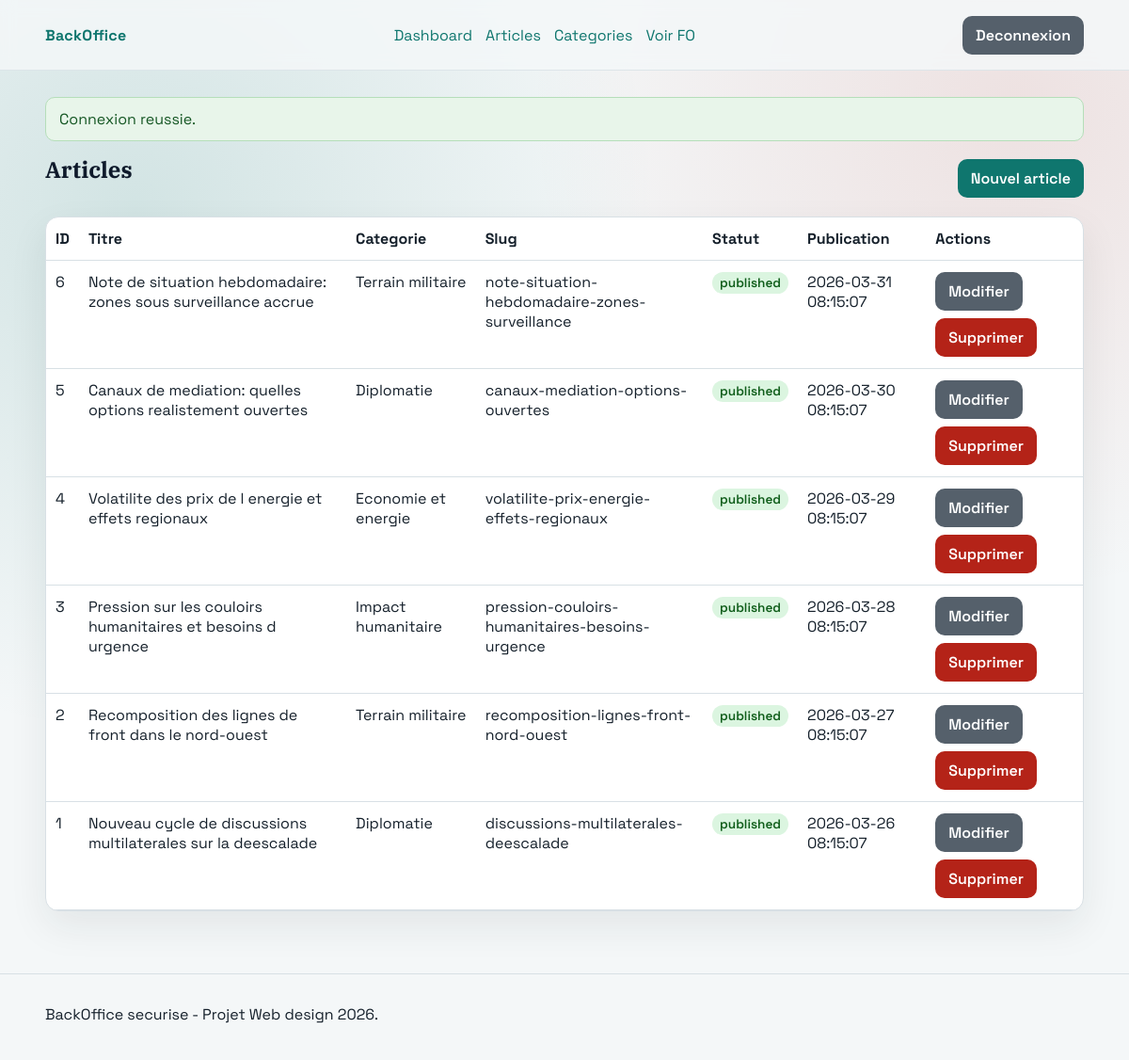
Screenshot of /admin/articles (signed in) with the database file from the repository.
### tables this page shows
CREATE TABLE IF NOT EXISTS articles (
    id INT UNSIGNED AUTO_INCREMENT PRIMARY KEY,
    category_id INT UNSIGNED NULL,
    title VARCHAR(220) NOT NULL,
    slug VARCHAR(220) NOT NULL UNIQUE,
    summary TEXT NOT NULL,
    content MEDIUMTEXT NOT NULL,
    image_path VARCHAR(255) NULL,
    meta_title VARCHAR(60) NOT NULL,
    meta_description VARCHAR(160) NOT NULL,
    status ENUM('draft', 'published') NOT NULL DEFAULT 'draft',
    published_at DATETIME NULL,
    created_at TIMESTAMP NOT NULL DEFAULT CURRENT_TIMESTAMP,
    updated_at TIMESTAMP NOT NULL DEFAULT CURRENT_TIMESTAMP ON UPDATE CURRENT_TIMESTAMP,
    CONSTRAINT fk_articles_category
        FOREIGN KEY (category_id)
        REFERENCES categories(id)
        ON DELETE SET NULL
        ON UPDATE CASCADE,
    INDEX idx_articles_slug (slug),
    INDEX idx_articles_status_published_at (status, published_at),
    INDEX idx_articles_category_id (category_id)
);

CREATE TABLE IF NOT EXISTS categories (
    id INT UNSIGNED AUTO_INCREMENT PRIMARY KEY,
    name VARCHAR(120) NOT NULL,
    slug VARCHAR(150) NOT NULL UNIQUE,
    description TEXT NULL,
    created_at TIMESTAMP NOT NULL DEFAULT CURRENT_TIMESTAMP,
    updated_at TIMESTAMP NOT NULL DEFAULT CURRENT_TIMESTAMP ON UPDATE CURRENT_TIMESTAMP
);

### app/Core/Request.php (called while the page is built, shortened)
<?php
final class Request
{
    public function method(): string
    {
        return strtoupper($_SERVER['REQUEST_METHOD'] ?? 'GET');
    }
}

### app/helpers.php (called while the page is built, shortened)
<?php
function app_config(string $key, mixed $default = null): mixed
{
    global $appConfig;
    $segments = explode('.', $key);
    $value = $appConfig;
    foreach ($segments as $segment) {
        $value = $value[$segment];
    }
    return $value;
}
function base_url(string $path = ''): string
{
    $base = rtrim((string) app_config('app.base_url', ''), '/');
    $normalized = '/' . ltrim($path, '/');
    return $base . ($path === '' ? '' : $normalized);
}
function e(mixed $value): string
{
    return htmlspecialchars((string) $value, ENT_QUOTES, 'UTF-8');
}
function render(string $view, array $data = []): void
{
    extract($data, EXTR_SKIP);
    require BASE_PATH . '/views/' . $view . '.php';
}

### app/Controllers/ArticleController.php (called while the page is built, shortened)
<?php
final class ArticleController
{
    private AuthService $auth;
    private ArticleRepository $articles;
    public function __construct()
    {
        $this->auth = new AuthService();
        $this->articles = new ArticleRepository();
    }
    public function index(Request $request, array $params): void
    {
        $this->auth->requireAuth();
        render('back/articles/index', [
            'user' => $this->auth->user(),
            'articles' => $this->articles->adminList(),
            'metaTitle' => 'Articles',
            'metaDescription' => 'Gestion des articles.',
        ]);
    }
}

### public/index.php (called while the page is built, shortened)
<?php
$appConfig = require BASE_PATH . '/config/config.php';
require BASE_PATH . '/app/helpers.php';
$router = new Router();
$router->get('/', [FrontController::class, 'home']);
$router->get('/articles', [FrontController::class, 'articles']);
$router->get('/article/{slug}', [FrontController::class, 'article']);
$router->get('/categorie/{slug}', [FrontController::class, 'category']);
$router->get('/robots.txt', [FrontController::class, 'robots']);
$router->get('/sitemap.xml', [FrontController::class, 'sitemap']);
$router->get('/admin/login', [AuthController::class, 'showLogin']);
$router->post('/admin/login', [AuthController::class, 'login']);
$router->post('/admin/logout', [AuthController::class, 'logout']);
$router->get('/admin', [AdminController::class, 'dashboard']);
$router->get('/admin/categories', [CategoryController::class, 'index']);
$router->get('/admin/categories/create', [CategoryController::class, 'create']);
$router->post('/admin/categories/create', [CategoryController::class, 'store']);
$router->get('/admin/categories/{id}/edit', [CategoryController::class, 'edit']);
$router->post('/admin/categories/{id}/edit', [CategoryController::class, 'update']);
$router->post('/admin/categories/{id}/delete', [CategoryController::class, 'delete']);
$router->get('/admin/articles', [ArticleController::class, 'index']);
$router->get('/admin/articles/create', [ArticleController::class, 'create']);
$router->post('/admin/articles/create', [ArticleController::class, 'store']);
$router->get('/admin/articles/{id}/edit', [ArticleController::class, 'edit']);
$router->post('/admin/articles/{id}/edit', [ArticleController::class, 'update']);
$router->post('/admin/articles/{id}/delete', [ArticleController::class, 'delete']);
$request = new Request();
$router->dispatch($request);

### config/config.php (called while the page is built, shortened)
<?php
return [
    'app' => [
        'name' => getenv('APP_NAME') ?: 'Iran News Portal',
        'base_url' => getenv('APP_BASE_URL') ?: 'http://localhost:8080',
        'timezone' => getenv('APP_TIMEZONE') ?: 'UTC',
    ],
    'db' => [
        'host' => getenv('DB_HOST') ?: 'db',
        'port' => (int) (getenv('DB_PORT') ?: 3306),
        'name' => getenv('DB_NAME') ?: 'iran_news',
        'user' => getenv('DB_USER') ?: 'iran_user',
        'pass' => getenv('DB_PASSWORD') ?: 'iran_pass',
        'charset' => getenv('DB_CHARSET') ?: 'utf8mb4',
    ],
    'seo' => [
        'default_title' => 'Actualites sur la guerre en Iran',
        'default_description' => 'Analyse, chronologie et decryptage de la guerre en Iran.',
    ],
];

### app/Repositories/ArticleRepository.php (called while the page is built, shortened)
<?php
final class ArticleRepository
{
    public function adminList(): array
    {
        $sql = 'SELECT a.id, a.title, a.slug, a.status, a.published_at, a.updated_at,
                       c.name AS category_name
                FROM articles a
                LEFT JOIN categories c ON c.id = a.category_id
                ORDER BY a.updated_at DESC, a.id DESC';
        return Database::connection()->query($sql)->fetchAll();
    }
}

### views/back/articles/index.php (the view, shortened to what this page needs)
<?php require BASE_PATH . '/views/partials/back_header.php'; ?>
<section>
    <div class="section-head">
        <h1>Articles</h1>
        <a class="button" href="<?= e(base_url('/admin/articles/create')) ?>">Nouvel article</a>
    </div>
    <?php if (empty($articles)): ?>
        <p>Aucun article.</p>
    <?php else: ?>
        <div class="table-wrap">
            <table>
                <thead>
                <tr>
                    <th>ID</th>
                    <th>Titre</th>
                    <th>Categorie</th>
                    <th>Slug</th>
                    <th>Statut</th>
                    <th>Publication</th>
                    <th>Actions</th>
                </tr>
                </thead>
                <tbody>
                <?php foreach ($articles as $article): ?>
                    <tr>
                        <td><?= e((string) $article['id']) ?></td>
                        <td><?= e($article['title']) ?></td>
                        <td><?= e((string) $article['category_name']) ?></td>
                        <td><?= e($article['slug']) ?></td>
                        <td>
                            <span class="badge <?= $article['status'] === 'published' ? 'badge-ok' : 'badge-muted' ?>">
                                <?= e($article['status']) ?>
                            </span>
                        </td>
                        <td><?= e((string) ($article['published_at'] ?? '-')) ?></td>
                        <td class="actions-cell">
                            <a class="button button-muted" href="<?= e(base_url('/admin/articles/' . $article['id'] . '/edit')) ?>">
                                Modifier
                            </a>
                            <form method="post" action="<?= e(base_url('/admin/articles/' . $article['id'] . '/delete')) ?>" onsubmit="return confirm('Supprimer cet article ?');">
                                <button type="submit" class="button button-danger">Supprimer</button>
                            </form>
                        </td>
                    </tr>
                <?php endforeach; ?>
                </tbody>
            </table>
        </div>
    <?php endif; ?>
</section>
<?php require BASE_PATH . '/views/partials/back_footer.php'; ?>

### app/Core/Router.php (shortened to what this page needs)
<?php
final class Router
{
    private array $routes = [
        'GET' => [],
        'POST' => [],
    ];
    public function dispatch(Request $request): void
    {
        $method = $request->method();
        $path = $request->path();
        $routes = $this->routes[$method] ?? [];
        foreach ($routes as $route) {
            $regex = $this->toRegex($route['pattern']);
            if (!preg_match($regex, $path, $matches)) {
                continue;
            }
            $params = [];
            $handler = $route['handler'];
            if (is_array($handler)) {
                [$class, $action] = $handler;
                $instance = new $class();
                $instance->{$action}($request, $params);
                return;
            }
        }
    }
    private function add(string $method, string $pattern, callable|array|string $handler): void
    {
        $this->routes[$method][] = [
            'pattern' => $this->normalizePattern($pattern),
            'handler' => $handler,
        ];
    }
    private function normalizePattern(string $pattern): string
    {
        if ($pattern === '/') {
            return '/';
        }
        return '/' . trim($pattern, '/');
    }
    private function toRegex(string $pattern): string
    {
        $escaped = preg_quote($pattern, '#');
        $escaped = preg_replace('#\\\{([a-zA-Z_][a-zA-Z0-9_]*)\\\}#', '(?P<$1>[^/]+)', $escaped) ?? $escaped;
        return '#^' . $escaped . '$#';
    }
}

### public/assets/css/app.css (style rules this page uses)
:root { --bg: #f4f7f8; --surface: #ffffff; --surface-2: #e9eef0; --text: #15202b; --muted: #5b6670; --line: #d8e0e5; --primary: #0f766e; --primary-dark: #0b5f58; --danger: #b42318; --success: #137a1e; --shadow: 0 16px 40px rgba(21, 32, 43, 0.08); }
* { box-sizing: border-box; }
html, body { margin: 0; padding: 0; }
body { font-family: 'Space Grotesk', sans-serif; color: var(--text); background: radial-gradient(circle at 12% 20%, rgba(15, 118, 110, 0.15), transparent 40%), radial-gradient(circle at 90% 10%, rgba(180, 35, 24, 0.1), transparent 35%), var(--bg); min-height: 100vh; }
h1, h2, h3, h4, h5, h6 { font-family: 'IBM Plex Serif', serif; margin-top: 0; color: #0f1a2b; }
a { color: var(--primary); text-decoration: none; }
.button { display: inline-flex; align-items: center; justify-content: center; gap: 8px; border: none; border-radius: 10px; background: var(--primary); color: #fff; padding: 10px 14px; cursor: pointer; font: inherit; font-weight: 600; transition: transform 0.15s ease, background-color 0.15s ease; }
.button-muted { background: #55606b; }
.button-danger { background: var(--danger); }
.section-head { display: flex; align-items: center; justify-content: space-between; gap: 12px; margin-bottom: 14px; }
.table-wrap { overflow-x: auto; background: var(--surface); border: 1px solid var(--line); border-radius: 14px; box-shadow: var(--shadow); }
table { width: 100%; border-collapse: collapse; }
th, td { padding: 12px 10px; border-bottom: 1px solid var(--line); text-align: left; vertical-align: top; }
.actions-cell { display: flex; gap: 8px; flex-wrap: wrap; }
.badge { display: inline-block; padding: 3px 8px; border-radius: 999px; font-size: 0.85rem; font-weight: 600; }
.badge-ok { background: #dbf5e0; color: #0f5d1a; }

### rows the page displays
articles: id "6", title "Note de situation hebdomadaire: zones sous surveillance accrue", category.name "Terrain militaire", slug "note-situation-hebdomadaire-zones-surveillance", status "published", published_at "2026-03-31 08:15:07"
articles: id "5", title "Canaux de mediation: quelles options realistement ouvertes", category.name "Diplomatie", slug "canaux-mediation-options-ouvertes", status "published", published_at "2026-03-30 08:15:07"
articles: id "4", title "Volatilite des prix de l energie et effets regionaux", category.name "Economie et energie", slug "volatilite-prix-energie-effets-regionaux", status "published", published_at "2026-03-29 08:15:07"
articles: id "3", title "Pression sur les couloirs humanitaires et besoins d urgence", category.name "Impact humanitaire", slug "pression-couloirs-humanitaires-besoins-urgence", status "published", published_at "2026-03-28 08:15:07"
articles: id "2", title "Recomposition des lignes de front dans le nord-ouest", category.name "Terrain militaire", slug "recomposition-lignes-front-nord-ouest", status "published", published_at "2026-03-27 08:15:07"
articles: id "1", title "Nouveau cycle de discussions multilaterales sur la deescalade", category.name "Diplomatie", slug "discussions-multilaterales-deescalade", status "published", published_at "2026-03-26 08:15:07"
